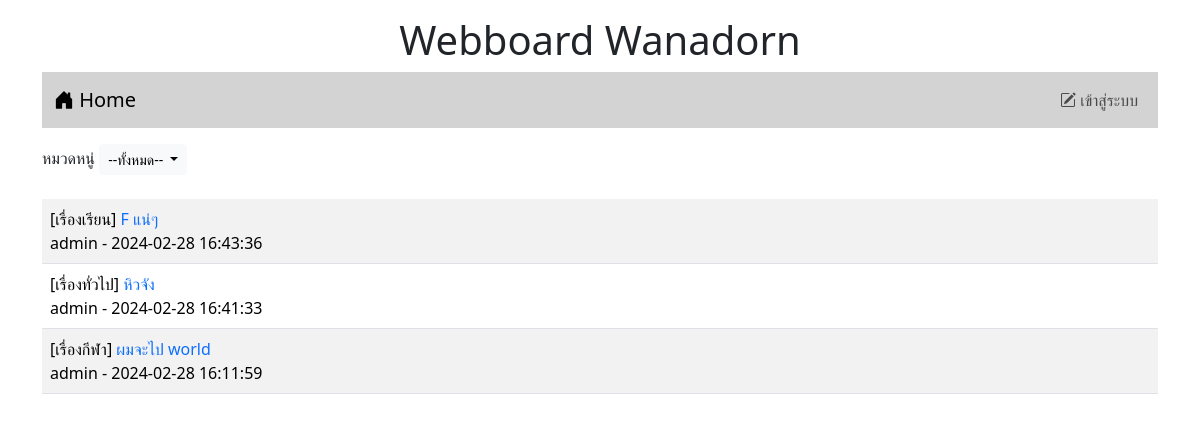
The page / on the database its author committed.
### tables this page shows
CREATE TABLE `post` (
  `id` int(11) NOT NULL,
  `title` varchar(128) NOT NULL,
  `content` varchar(2048) NOT NULL,
  `post_date` datetime NOT NULL,
  `cat_id` int(11) NOT NULL,
  `user_id` int(11) NOT NULL
);

CREATE TABLE `category` (
  `id` int(11) NOT NULL,
  `name` varchar(32) NOT NULL
);

CREATE TABLE `user` (
  `id` int(11) NOT NULL,
  `login` varchar(32) NOT NULL,
  `password` varchar(64) NOT NULL,
  `name` varchar(64) NOT NULL,
  `gender` char(1) NOT NULL,
  `email` varchar(32) NOT NULL,
  `role` char(1) NOT NULL
);

### index.php (the view, shortened to what this page needs)
<!DOCTYPE html>
<html lang="en">
<head>
    <link rel="stylesheet" href="bootstrap-5.3.2-dist/css/bootstrap.min.css">
    <link rel="stylesheet" href="https://cdn.jsdelivr.net/npm/bootstrap-icons@1.11.3/font/bootstrap-icons.min.css">
    </head>
<body>
    <div class="container-md">
    <h1 style="text-align: center;" class="mt-3">Webboard Wanadorn</h1>
    <?php include "nav.php" ?>
    <div class="mt-3 d-flex justify-content-between">
        <div>
            <label>หมวดหนู่</label>
            <span class="dropdown">
                <button class="btn btn-light btn-sm dropdown-toggle" type="button" data-bs-toggle="dropdown" aria-expanded="false">
                    --ทั้งหมด--
                </button>
            </span>
        </div>
    </div>
    <table class="table table-striped mt-4">
        <?php
            $conn=new PDO("mysql:host=localhost;dbname=webboard;charset=utf8","root","");
            $sql="SELECT t3.name,t1.title,t1.id,t2.login,t1.post_date FROM post as t1
            INNER JOIN user as t2 ON (t1.user_id=t2.id)
            INNER JOIN category as t3 ON (t1.cat_id=t3.id) ORDER BY t1.post_date DESC";
            $result=$conn->query($sql);
            while($row = $result->fetch()){
                echo "<tr>
                    <td>[$row[0]] <a href=post.php?id=$row[2] style=text-decoration:none>$row[1]</a><br>$row[3] - $row[4]</td>
                </tr>";
            }
        ?>
    </table>
    </div>
</body>
</html>

### rows shown on the page
post: category.name "เรื่องเรียน", title "F แน่ๆ", user.login "admin", post_date "2024-02-28 16:43:36"
post: category.name "เรื่องทั่วไป", title "หิวจัง", user.login "admin", post_date "2024-02-28 16:41:33"
post: category.name "เรื่องกีฬา", title "ผมจะไป world", user.login "admin", post_date "2024-02-28 16:11:59"
